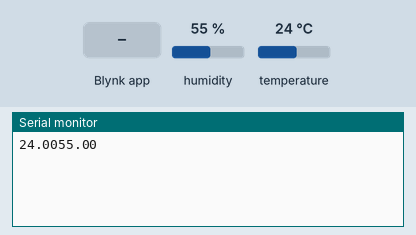
Recording of a sketch running on a simulated ESP8266 (NodeMCU). Shown: the last lines printed to the serial monitor. Inputs (shaded band) come from the test bench; at power-on: humidity 55 %, temperature 24 °C. WiFi joins after 1.5 s; servers stay silent unless stated.

Above: at 3.0 s.
3.1 s: Blynk app writes 1 to V10
At 3.8 s:
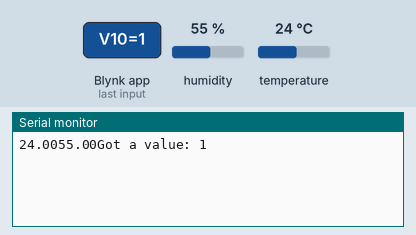
4.6 s: Blynk app writes 0 to V10
At 4.9 s:
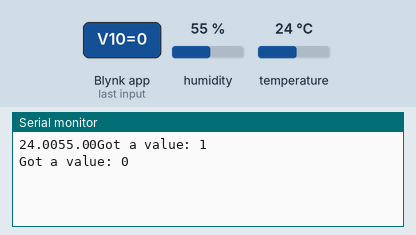
6.1 s: Blynk app writes 200 to V10
At 7.2 s:
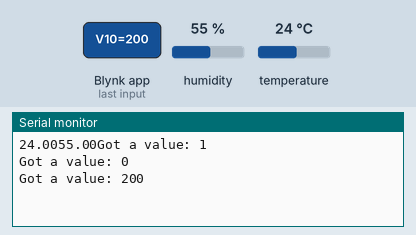

Measured:
- after the input at 3.1 s, the serial monitor: prints a new line at once (image 1)
- after the input at 4.6 s, the serial monitor: prints a new line at once (image 2)
- after the input at 6.1 s, the serial monitor: prints a new line at once (image 3)

The sketch:

temp.ino
```cpp
#define BLYNK_PRINT Serial    // Comment this out to disable prints and save space
#include <ESP8266WiFi.h>
#include <BlynkSimpleEsp8266.h>
#include <SimpleTimer.h>
#include <DHT.h>
#define DHTPIN 2
#define DHTTYPE DHT22
DHT dht(DHTPIN, DHTTYPE);
char auth[] = "SNIP";
const int ledPin = BUILTIN_LED;  // the onboard LED


//Simple Uptime Monitor on V5
SimpleTimer timer;
void sendUptime()
{
  // You can send any value at any time.
  // Please don't send more that 10 values per second.
  Blynk.virtualWrite(V5, millis() / 1000);
  // End of Uptime
}


void setup()
{
  Serial.begin(9600);
  Blynk.begin(auth, "SNIP", "SNIP");
  pinMode(ledPin, OUTPUT);  // initialize onboard LED as output

  // Setup a function to be called every second
  timer.setInterval(1000L, sendUptime);

// TEMP TEST
  dht.begin();
  float h = dht.readHumidity();
  float t = dht.readTemperature();
  Blynk.virtualWrite(1, t); // virtual pin temperature app Value
  Blynk.virtualWrite(2, h); // virtual pin humidity app Value
  Serial.print(t);
  Serial.print(h);
}


BLYNK_WRITE(V10)
{
  Serial.print("Got a value: ");
  Serial.println(param.asStr());
  int brightness = param.asInt();
  analogWrite(ledPin, brightness);
}

void loop()
{
    Blynk.run();
    timer.run();

}
```
